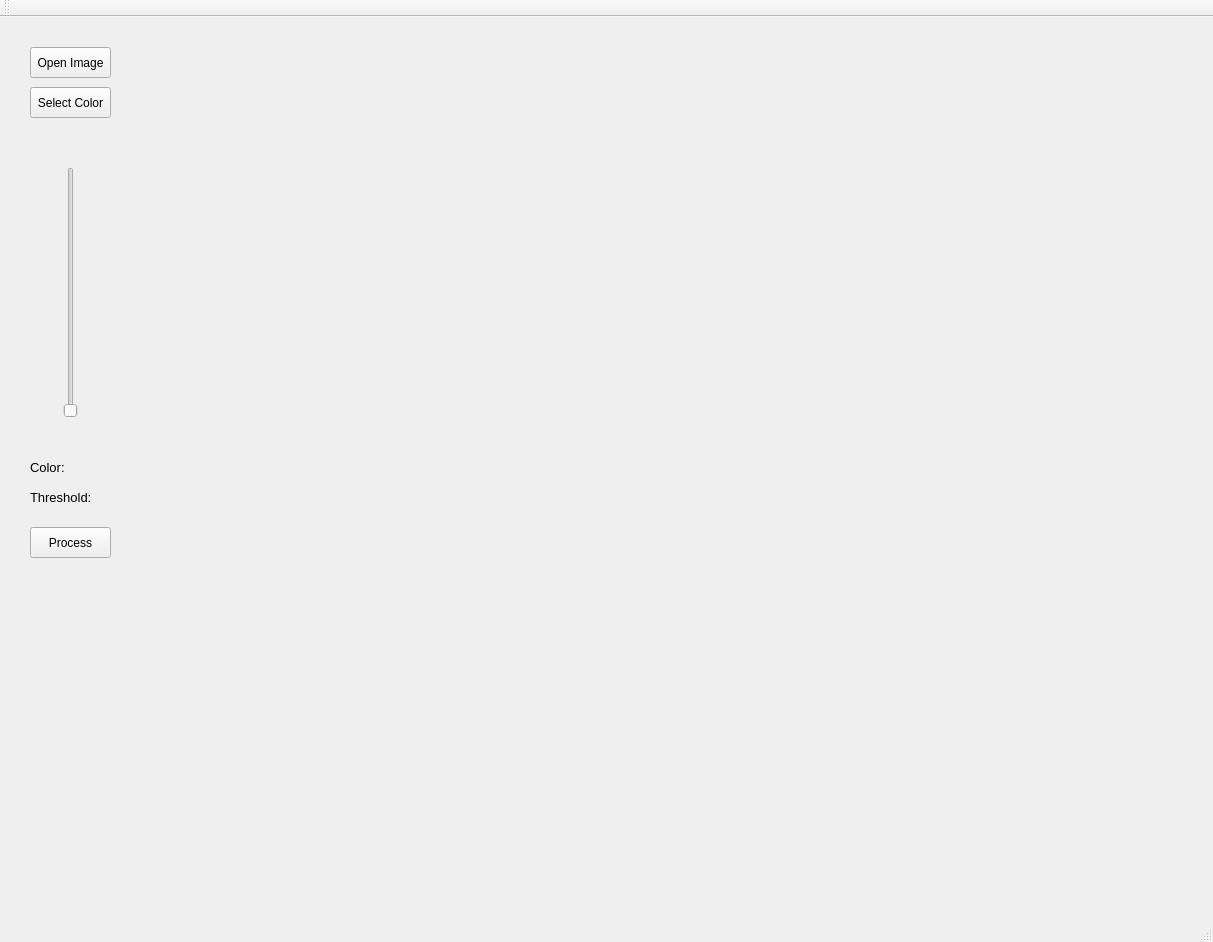
<?xml version="1.0" encoding="UTF-8"?>
<ui version="4.0">
 <class>MVCClass</class>
 <widget class="QMainWindow" name="MVCClass">
  <property name="geometry">
   <rect>
    <x>0</x>
    <y>0</y>
    <width>1213</width>
    <height>942</height>
   </rect>
  </property>
  <property name="windowTitle">
   <string>MVC</string>
  </property>
  <widget class="QWidget" name="centralWidget">
   <widget class="QPushButton" name="openButton">
    <property name="geometry">
     <rect>
      <x>30</x>
      <y>30</y>
      <width>81</width>
      <height>31</height>
     </rect>
    </property>
    <property name="text">
     <string>Open Image</string>
    </property>
   </widget>
   <widget class="QPushButton" name="selectButton">
    <property name="geometry">
     <rect>
      <x>30</x>
      <y>70</y>
      <width>81</width>
      <height>31</height>
     </rect>
    </property>
    <property name="text">
     <string>Select Color</string>
    </property>
   </widget>
   <widget class="QPushButton" name="processButton">
    <property name="geometry">
     <rect>
      <x>30</x>
      <y>510</y>
      <width>81</width>
      <height>31</height>
     </rect>
    </property>
    <property name="text">
     <string>Process</string>
    </property>
   </widget>
   <widget class="QLabel" name="labelOfOriginalImage">
    <property name="geometry">
     <rect>
      <x>170</x>
      <y>30</y>
      <width>271</width>
      <height>271</height>
     </rect>
    </property>
    <property name="text">
     <string/>
    </property>
   </widget>
   <widget class="QLabel" name="labelOfColor">
    <property name="geometry">
     <rect>
      <x>30</x>
      <y>440</y>
      <width>41</width>
      <height>21</height>
     </rect>
    </property>
    <property name="font">
     <font>
      <pointsize>10</pointsize>
     </font>
    </property>
    <property name="text">
     <string>Color:</string>
    </property>
   </widget>
   <widget class="QLabel" name="labelOfThreshold">
    <property name="geometry">
     <rect>
      <x>30</x>
      <y>470</y>
      <width>71</width>
      <height>21</height>
     </rect>
    </property>
    <property name="font">
     <font>
      <pointsize>10</pointsize>
     </font>
    </property>
    <property name="text">
     <string>Threshold:</string>
    </property>
   </widget>
   <widget class="QSlider" name="sliderOfThreshold">
    <property name="geometry">
     <rect>
      <x>60</x>
      <y>150</y>
      <width>22</width>
      <height>251</height>
     </rect>
    </property>
    <property name="orientation">
     <enum>Qt::Vertical</enum>
    </property>
   </widget>
   <widget class="QLabel" name="valueOfColor">
    <property name="geometry">
     <rect>
      <x>70</x>
      <y>440</y>
      <width>31</width>
      <height>20</height>
     </rect>
    </property>
    <property name="font">
     <font>
      <pointsize>9</pointsize>
     </font>
    </property>
    <property name="text">
     <string/>
    </property>
   </widget>
   <widget class="QLabel" name="valueOfThreshold">
    <property name="geometry">
     <rect>
      <x>100</x>
      <y>470</y>
      <width>31</width>
      <height>20</height>
     </rect>
    </property>
    <property name="text">
     <string/>
    </property>
   </widget>
   <widget class="QLabel" name="labelOfProcessImage">
    <property name="geometry">
     <rect>
      <x>230</x>
      <y>70</y>
      <width>271</width>
      <height>271</height>
     </rect>
    </property>
    <property name="text">
     <string/>
    </property>
   </widget>
  </widget>
  <widget class="QMenuBar" name="menuBar">
   <property name="geometry">
    <rect>
     <x>0</x>
     <y>0</y>
     <width>1213</width>
     <height>23</height>
    </rect>
   </property>
  </widget>
  <widget class="QToolBar" name="mainToolBar">
   <attribute name="toolBarArea">
    <enum>TopToolBarArea</enum>
   </attribute>
   <attribute name="toolBarBreak">
    <bool>false</bool>
   </attribute>
  </widget>
  <widget class="QStatusBar" name="statusBar"/>
 </widget>
 <layoutdefault spacing="6" margin="11"/>
 <resources>
  <include location="mvc.qrc"/>
 </resources>
 <connections>
  <connection>
   <sender>sliderOfThreshold</sender>
   <signal>valueChanged(int)</signal>
   <receiver>MVCClass</receiver>
   <slot>on_sliderOfThreshold_valueChaned()</slot>
   <hints>
    <hint type="sourcelabel">
     <x>65</x>
     <y>366</y>
    </hint>
    <hint type="destinationlabel">
     <x>86</x>
     <y>378</y>
    </hint>
   </hints>
  </connection>
  <connection>
   <sender>sliderOfThreshold</sender>
   <signal>sliderMoved(int)</signal>
   <receiver>MVCClass</receiver>
   <slot>on_sliderOfThreshold_sliderMoved()</slot>
   <hints>
    <hint type="sourcelabel">
     <x>62</x>
     <y>291</y>
    </hint>
    <hint type="destinationlabel">
     <x>87</x>
     <y>291</y>
    </hint>
   </hints>
  </connection>
 </connections>
 <slots>
  <slot>on_openButton_clicked()</slot>
  <slot>on_sliderOfThreshold_valueChaned()</slot>
  <slot>on_processButton_clicked()</slot>
  <slot>on_sliderOfThreshold_sliderMoved()</slot>
  <slot>slot2()</slot>
 </slots>
</ui>
